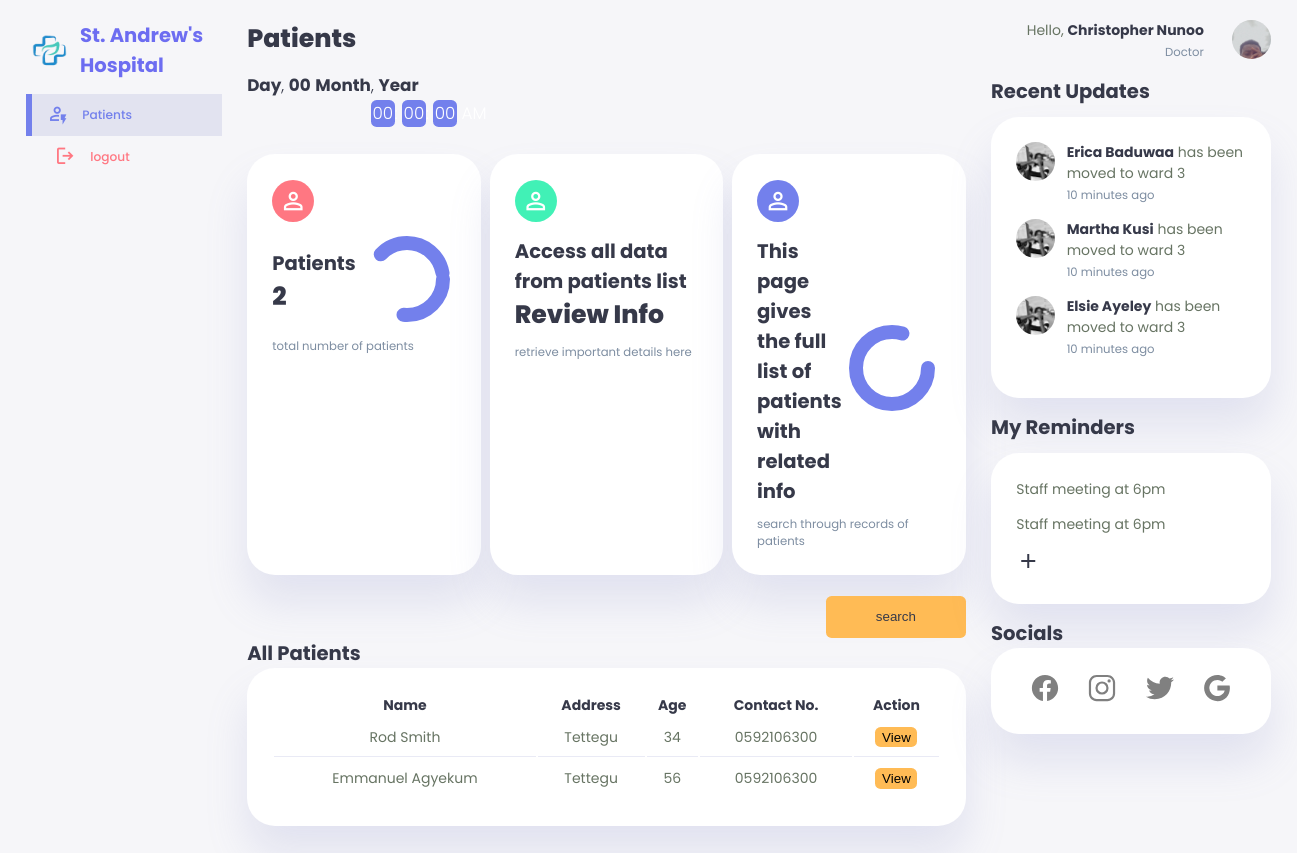
/doctor/patientsdoctor.php (signed in), run on the app's committed database.
### tables this page shows
CREATE TABLE `patients` (
  `id` int(11) NOT NULL,
  `firstname` varchar(255) NOT NULL,
  `lastname` varchar(255) NOT NULL,
  `othername` varchar(255) NOT NULL,
  `age` varchar(255) NOT NULL,
  `gender` varchar(255) NOT NULL,
  `date_of_birth` date NOT NULL,
  `address` varchar(255) NOT NULL,
  `gps_address` varchar(255) NOT NULL,
  `telephone1` varchar(255) NOT NULL,
  `telephone2` varchar(255) NOT NULL,
  `date_of_admission` date NOT NULL,
  `added_by` varchar(255) NOT NULL,
  `date_added` date NOT NULL,
  `patient_id` varchar(255) NOT NULL,
  `patient_complaints` varchar(255) NOT NULL,
  `doctor_diagnosis` varchar(255) NOT NULL,
  `doctor_prescription` varchar(255) NOT NULL,
  `next_appointment_date` date NOT NULL,
  `doctor_recommendation` varchar(255) NOT NULL,
  `doctor_patient_complaints` varchar(500) NOT NULL,
  `diagnosed_by` varchar(255) NOT NULL,
  `diagnosis_date_added` date NOT NULL
);

CREATE TABLE `doctors` (
  `id` int(11) NOT NULL,
  `firstname` varchar(255) NOT NULL,
  `lastname` varchar(255) NOT NULL,
  `othername` varchar(255) NOT NULL,
  `age` varchar(255) NOT NULL,
  `gender` varchar(255) NOT NULL,
  `address` varchar(255) NOT NULL,
  `gps_address` varchar(255) NOT NULL,
  `landmark` varchar(255) NOT NULL,
  `hometown` varchar(255) NOT NULL,
  `telephone1` varchar(255) NOT NULL,
  `telephone2` varchar(255) NOT NULL,
  `religion` varchar(255) NOT NULL,
  `marital_status` varchar(255) NOT NULL,
  `spouse_firstname` varchar(255) NOT NULL,
  `spouse_lastname` varchar(255) NOT NULL,
  `spouse_telephone` varchar(255) NOT NULL,
  `department` varchar(255) NOT NULL,
  `date_of_employment` date NOT NULL,
  `date_of_birth` date NOT NULL,
  `image` varchar(255) NOT NULL,
  `date_added` date NOT NULL,
  `email` varchar(255) NOT NULL,
  `username` varchar(255) NOT NULL,
  `password` varchar(255) NOT NULL,
  `position` varchar(255) NOT NULL,
  `added_by` varchar(255) NOT NULL
);

### doctor/patientsdoctor.php (the view, shortened to what this page needs)
<?php
include '../connection.php';
$username= $_SESSION['username'];
$sql= "SELECT * FROM `doctors` WHERE username= '$username'";
$result= mysqli_query($con,$sql);
$row= mysqli_fetch_assoc($result);
$image= $row['image'];
$position=$row['position'];
$user_firstname= $row['firstname'];
$user_lastname= " ".$row['lastname'];
$user_fullname= $user_firstname.$user_lastname;
$sqlpatients= "SELECT * FROM `patients`";
$resultpatients= mysqli_query($con, $sqlpatients);
$numpatients=mysqli_num_rows($resultpatients);
?>
<!DOCTYPE html>
<html lang="en">
<head>
    <link rel="stylesheet" href="../css/dashboardhead.css">
</head>
<body onload="initClock()">
    <div class="container">
        <aside>
            <div class="top">
                <div class="logo">
                    <div class="ring"></div>
                    <img src="../developerimages/logo.png" alt="logo">
                    <h2 class="logo-name">St. Andrew's Hospital</span></h2>
                </div>
            </div>
            <div class="sidebar">
                <a href="./patientsdoctor.php" class="active">
                    <span class="material-symbols-outlined">recent_patient</span>
                    <h3>Patients</h3>
                </a>
                <a href="../logout.php">
                    <span class="material-symbols-outlined">logout</span>
                    <h3>logout</h3>
                </a>
            </div>
        </aside>
        <main>
            <h1>Patients</h1>
            <div class="datetime">
                <div class="date">
                    <b><span id="dayname">Day</span></b>,
                    <b><span id="daynum">00</span></b>
                    <b><span id="month">Month</span></b>,
                    <b><span id="year">Year</span></b>
                </div>
                <div class="time">
                    <span id="hours">00</span>:
                    <span id="minutes">00</span>:
                    <span id="seconds">00</span>
                    <span id="period">AM</span>
                </div>
            </div>
            <div class="insights">
                <div class="teaching-population">
                    <span class="material-symbols-outlined">person</span>
                    <div class="middle">
                        <div class="left">
                            <h2>Patients</h2>
                            <h1><?php echo $numpatients; ?></h1>
                        </div>
                        <div class="progress">
                            <svg>
                                <circle cx="38" cy="38" r="36"></circle>
                            </svg>
                            <div class="number">
                            </div>
                        </div>
                    </div>
                    <small class="text-muted">total number of patients</small>
                </div>
                <div class="non-teaching-population">
                    <span class="material-symbols-outlined">person</span>
                    <div class="middle">
                        <div class="left">
                            <h2>Access all data from patients list</h2>
                            <h1>Review Info</h1>
                        </div>
                    </div>
                    <small class="text-muted">retrieve important details here</small>
                </div>
                <div class="student-population">
                    <span class="material-symbols-outlined">person</span>
                    <div class="middle">
                        <div class="left">
                            <h2>This page gives the full list of patients with related info</h2>
                        </div>
                        <div class="progress">
                            <svg>
                                <circle cx="38" cy="38" r="36"></circle>
                            </svg>
                            <div class="number">
                            </div>
                        </div>
                    </div>
                    <small class="text-muted">search through records of patients</small>
                </div>
            </div>
            <div class="recent">
                 <div class="search">
                    <form class="search_box"action="./searchpatientdoctor.php" method="get">
                        <input type="submit" value="search" name="search">
                    </form>
                </div>
                <h2>All Patients</h2>
                <table>
                    <thead>
                        <tr>
                            <th>Name</th>
                            <th>Address</th>
                            <th>Age</th>
                            <th>Contact No.</th>
                            <th>Action</th>
                        </tr>
                    </thead>
                    <tbody>
                        <?php
                        include '../connection.php';
                        $sqldisplay= "SELECT * FROM `patients` ORDER BY id DESC LIMIT 4";
                        $resultdisplay= mysqli_query($con, $sqldisplay);
                        if($resultdisplay){
                            while($rowdisplay=mysqli_fetch_assoc($resultdisplay)){
                                $id=$rowdisplay['id'];
                                $age=$rowdisplay['age'];
                                $firstname=$rowdisplay['firstname'];
                                $lastname=" ".$rowdisplay['lastname'];
                                $othername=" ".$rowdisplay['othername'];
                                $telephone1=$rowdisplay['telephone1'];
                                $address=$rowdisplay['address'];
                                $fullname=$firstname.$lastname.$othername;
                                echo"
                                <tr>
                                    <td>$fullname</td>
                                    <td>$address</td>
                                    <td>$age</td>
                                    <td>$telephone1</td>
                                    <td><button id='view'  onclick=\"location.href = 'viewpatientdoctor.php?viewid=".$id."'\">View</button></td>
                                </tr>
                                ";
                            }
                        }
                        ?>
                    </tbody>
                </table>
            </div>
        </main>
        <div class="right">
            <div class="top">
                <div class="profile" onclick="location.href='./developerprofile.php'">
                    <div class="info">
                        <p>Hello, <b><?php echo $user_fullname; ?></b></p>
                        <small class="text-muted"><?php echo $position; ?></small>
                    </div>
                    <div class="profile-photo">
                        <img src="<?php echo $image;?>" alt="">
                    </div>
                </div>
            </div>
            <div class="recent-updates">
                <h2>Recent Updates</h2>
                <div class="updates">
                    <div class="update">
                        <div class="profile-photo">
                           <img src="../developerimages/lizzy.jpg" alt="updated person profile 1">
                        </div>
                        <div class="message">
                           <p><b>Erica Baduwaa</b> has been moved to ward 3</p>
                           <small class="text-muted">10 minutes ago</small>
                        </div>
                    </div>
                    <div class="update">
                        <div class="profile-photo">
                            <img src="../developerimages/lizzy.jpg" alt="updated person profile 1">
                        </div>
                        <div class="message">
                            <p><b>Martha Kusi</b> has been moved to ward 3</p>
                            <small class="text-muted">10 minutes ago</small>
                        </div>
                    </div>
                    <div class="update">
                        <div class="profile-photo">
                           <img src="../developerimages/lizzy.jpg" alt="updated person profile 1">
                        </div>
                        <div class="message">
                            <p><b>Elsie Ayeley</b> has been moved to ward 3</p>
                           <small class="text-muted">10 minutes ago</small>
                        </div>
                    </div>
                </div>
            </div>
            <div class="notes-section">
                <h2>My Reminders</h2>
                <div class="notes">
                    <div class="note">
                        <p>Staff meeting at 6pm</p>
                    </div>
                    <div class="note">
                        <p>Staff meeting at 6pm</p>
                    </div>
                    <a href="./reminders.php">
                        <span class="material-symbols-outlined">add</span>
                    </a>
                </div>
            </div>
            <div class="socials-and-website">
                <h2>Socials</h2>
                <div class="social-icons">
                    <a href="https://www.facebook.com/" id="facebook">
                    </a>
                    <a href="https://www.instagram.com/" id="instagram">
                    </a>
                    <a href="https://www.twitter.com/" id="twitter">
                    </a>
                    <a href="https://www.google.com/" id="google">
                    </a>
                </div>
            </div>
        </div>
    </div>
</body>
</html>

### data on the page
patients: fullname "Rod Smith", address "Tettegu", age "34", telephone1 "0592106300"
patients: fullname "Emmanuel Agyekum", address "Tettegu", age "56", telephone1 "0592106300"
doctors: user_fullname "Christopher Nunoo", position "Doctor", image (picture)

### other printed values
$numpatients "2"
